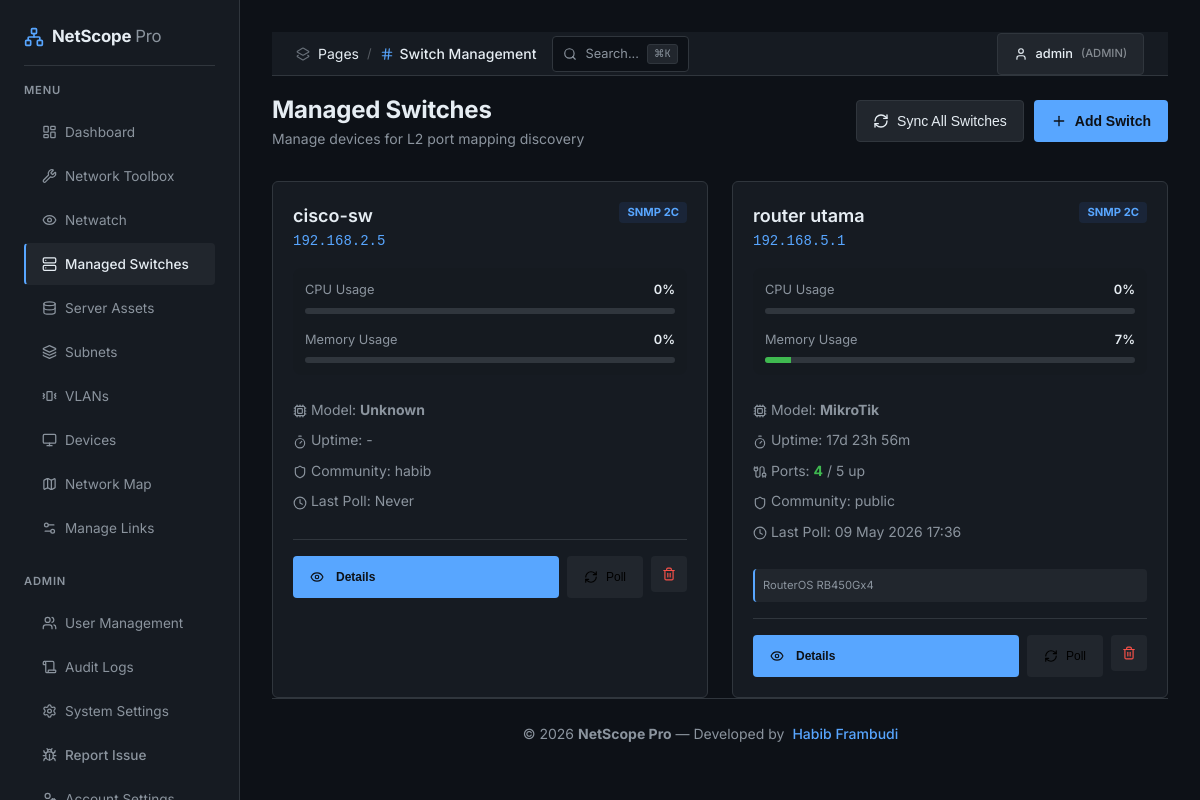
Screenshot of /switches (signed in) with the database file from the repository.
### tables this page shows
CREATE TABLE `switches` (
  `id` int(11) NOT NULL AUTO_INCREMENT,
  `name` varchar(100) NOT NULL,
  `ip_addr` varchar(45) NOT NULL,
  `community` varchar(100) DEFAULT 'public',
  `snmp_version` enum('1','2c','3') DEFAULT '2c',
  `description` text DEFAULT NULL,
  `last_poll` timestamp NULL DEFAULT NULL,
  `created_at` timestamp NOT NULL DEFAULT current_timestamp(),
  `model` varchar(100) DEFAULT NULL,
  `uptime` varchar(100) DEFAULT NULL,
  `cpu_usage` int(11) DEFAULT 0,
  `memory_usage` int(11) DEFAULT 0,
  `system_info` text DEFAULT NULL,
  `total_ports` int(11) DEFAULT 0,
  `active_ports` int(11) DEFAULT 0,
  `parent_switch_id` int(11) DEFAULT NULL,
  PRIMARY KEY (`id`)
);

### includes/config.php (called while the page is built, shortened)
<?php
function is_admin() {
    return isset($_SESSION['role']) && $_SESSION['role'] === 'admin';
}

### switches.php (the view, shortened to what this page needs)
<?php
require_once 'includes/config.php';
$db = get_db_connection();
$switches = $db->query("SELECT * FROM switches ORDER BY name ASC")->fetchAll();
include 'includes/header.php';
?>
<div class="page-header">
    <div>
        <h1 style="font-size: 1.5rem;">Managed Switches</h1>
        <p style="color: var(--text-muted); font-size: 0.875rem;">Manage devices for L2 port mapping discovery</p>
    </div>
    <?php if (is_admin()): ?>
    <div style="display: flex; gap: 10px;">
        <button class="btn btn-secondary" onclick="location.href='cron_switch_poll'">
            <i data-lucide="refresh-cw" style="width: 16px;"></i> Sync All Switches
        </button>
        <button class="btn btn-primary" onclick="document.getElementById('addSwitchModal').style.display='flex'">
            <i data-lucide="plus" style="width: 16px;"></i> Add Switch
        </button>
    </div>
    <?php endif; ?>
</div>
<div class="grid-cards">
    <?php foreach ($switches as $switch): ?>
    <div class="card">
        <div style="display: flex; justify-content: space-between; align-items: flex-start; margin-bottom: 1rem;">
            <div>
                <h3 style="font-size: 1.125rem;"><?php echo htmlspecialchars($switch['name']); ?></h3>
                <code style="color: var(--primary);"><?php echo htmlspecialchars($switch['ip_addr']); ?></code>
            </div>
            <span style="background: rgba(59, 130, 246, 0.1); color: var(--primary); padding: 2px 8px; border-radius: 4px; font-size: 0.7rem; font-weight: 700;">
                SNMP <?php echo strtoupper($switch['snmp_version']); ?>
            </span>
        </div>
        <div style="font-size: 0.8rem; color: var(--text-muted); margin-bottom: 1.5rem; background: rgba(0,0,0,0.05); padding: 0.75rem; border-radius: 8px;">
            <div style="display: flex; justify-content: space-between; margin-bottom: 0.5rem;">
                <span>CPU Usage</span>
                <span style="font-weight: 600; color: var(--text);"><?php echo (int)($switch['cpu_usage'] ?? 0); ?>%</span>
            </div>
            <div style="height: 6px; background: var(--border); border-radius: 3px; overflow: hidden; margin-bottom: 1rem;">
            </div>
            <div style="display: flex; justify-content: space-between; margin-bottom: 0.5rem;">
                <span>Memory Usage</span>
                <span style="font-weight: 600; color: var(--text);"><?php echo (int)($switch['memory_usage'] ?? 0); ?>%</span>
            </div>
            <div style="height: 6px; background: var(--border); border-radius: 3px; overflow: hidden;">
                <div style="width: <?php echo (int)($switch['memory_usage'] ?? 0); ?>%; height: 100%; background: <?php echo (int)($switch['memory_usage'] ?? 0) > 80 ? 'var(--warning)' : 'var(--success)'; ?>;"></div>
            </div>
        </div>
        <div style="font-size: 0.875rem; color: var(--text-muted); margin-bottom: 1.5rem;">
            <p style="margin-bottom: 0.4rem;"><i data-lucide="cpu" style="width: 14px; vertical-align: middle;"></i> Model: <strong><?php echo htmlspecialchars($switch['model'] ?? 'Unknown'); ?></strong></p>
            <p style="margin-bottom: 0.4rem;"><i data-lucide="timer" style="width: 14px; vertical-align: middle;"></i> Uptime: <?php echo htmlspecialchars($switch['uptime'] ?? '-'); ?></p>
            <?php if (isset($switch['total_ports']) && $switch['total_ports'] > 0): ?>
            <p style="margin-bottom: 0.4rem;"><i data-lucide="cable" style="width: 14px; vertical-align: middle;"></i> Ports: <strong style="color: var(--success);"><?php echo (int)$switch['active_ports']; ?></strong> / <?php echo (int)$switch['total_ports']; ?> up</p>
            <?php endif; ?>
            <p style="margin-bottom: 0.4rem;"><i data-lucide="shield" style="width: 14px; vertical-align: middle;"></i> Community: <?php echo htmlspecialchars($switch['community']); ?></p>
            <p><i data-lucide="clock" style="width: 14px; vertical-align: middle;"></i> Last Poll: <?php echo $switch['last_poll'] ? date('d M Y H:i', strtotime($switch['last_poll'])) : 'Never'; ?></p>
        </div>
        <?php if (!empty($switch['system_info'])): ?>
            <div style="font-size: 0.7rem; color: var(--text-muted); background: var(--surface-light); padding: 0.5rem; border-radius: 4px; border-left: 2px solid var(--primary); margin-bottom: 1rem;">
                <?php echo htmlspecialchars(substr($switch['system_info'], 0, 100)) . (strlen($switch['system_info']) > 100 ? '...' : ''); ?>
            </div>
        <?php endif; ?>
        <div style="display: flex; gap: 0.5rem; border-top: 1px solid var(--border); padding-top: 1rem;">
            <button class="btn btn-primary" style="flex: 1; font-size: 0.75rem;" onclick="location.href='switch-details?id=<?php echo $switch['id']; ?>'">
                <i data-lucide="eye" style="width: 14px; margin-right: 4px;"></i> Details
            </button>
            <?php if (is_admin()): ?>
            <button class="btn" style="background: var(--surface-light); font-size: 0.75rem;" onclick="location.href='cron_switch_poll?id=<?php echo $switch['id']; ?>'">
                <i data-lucide="refresh-cw" style="width: 14px;"></i> Poll
            </button>
            <form action="" method="POST" onsubmit="return confirm('Remove this switch?');">
                <button type="submit" name="delete_switch" class="btn" style="background: var(--surface-light); color: var(--danger); padding: 5px 10px;">
                    <i data-lucide="trash-2" style="width: 14px;"></i>
                </button>
            </form>
            <?php endif; ?>
        </div>
    </div>
    <?php endforeach; ?>
</div>
<?php include 'includes/footer.php'; ?>

### assets/css/style.css (style rules this page uses)
:root { --primary: #58a6ff; --primary-hover: #79b8ff; --secondary: #8b949e; --success: #3fb950; --warning: #d29922; --danger: #f85149; --background: #0d1117; --surface: #161b22; --surface-light: #21262d; --text: #e6edf3; --text-muted: #8b949e; --border: #30363d; --sidebar-width: 240px; --header-height: 56px; --radius: 6px; --radius-sm: 4px; --shadow: 0 1px 3px rgba(0, 0, 0, 0.3); --glass: #161b22; --chart-height: 320px; --brand-soft: rgba(88, 166, 255, 0.12); --warning-soft: rgba(210, 153, 34, 0.12); --success-soft: rgba(63, 185, 80, 0.12); --danger-soft: rgba(248, 81, 73, 0.12); --badge-bg: rgba(139, 148, 158, 0.15); }
* { margin: 0; padding: 0; box-sizing: border-box; }
html, body { height: 100%; }
body { font-family: 'Inter', -apple-system, BlinkMacSystemFont, sans-serif; background-color: var(--background); color: var(--text); line-height: 1.5; overflow-x: hidden; display: flex; flex-direction: column; font-size: 14px; }
.grid-cards { display: grid; grid-template-columns: repeat(auto-fill, minmax(300px, 1fr)); gap: 1.5rem; }
.page-header { display: flex; justify-content: space-between; align-items: center; margin-bottom: 2rem; flex-wrap: wrap; gap: 1rem; }
.card { background: var(--surface); border-radius: var(--radius); padding: 1.25rem; border: 1px solid var(--border); transition: border-color 0.15s ease; }
.btn { display: inline-flex; align-items: center; gap: 0.5rem; padding: 0.5rem 1rem; border-radius: var(--radius-sm); font-weight: 500; font-size: 0.875rem; cursor: pointer; border: 1px solid transparent; transition: background-color 0.15s ease, border-color 0.15s ease; }
.btn-primary { background: var(--primary); color: #0d1117; font-weight: 600; }
.btn-secondary { background: var(--surface-light); color: var(--text); border-color: var(--border); }
h1 { font-size: 1.5rem; font-weight: 700; letter-spacing: -0.01em; }
h3 { font-size: 1rem; font-weight: 600; }

### rows the page displays
switches: name "cisco-sw", ip_addr "192.168.2.5", snmp_version "2C", cpu_usage "0", memory_usage "0", model "Unknown", uptime "-", community "habib", shows "Never"
switches: name "router utama", ip_addr "192.168.5.1", snmp_version "2C", cpu_usage "0", memory_usage "7", model "MikroTik", uptime "17d 23h 56m", active_ports "4", total_ports "5", community "public", last_poll "09 May 2026 17:36", system_info "RouterOS RB450Gx4"

### other values shown
$item[2] "Dashboard"
$item[2] "Network Toolbox"
$item[2] "Netwatch"
$item[2] "Managed Switches"
$item[2] "Server Assets"
$item[2] "Subnets"
$item[2] "VLANs"
$item[2] "Devices"
$item[2] "Network Map"
$item[2] "Manage Links"
$item[2] "User Management"
$item[2] "Audit Logs"
$item[2] "System Settings"
$page_title "Switch Management"
$_SESSION['username'] "admin"
